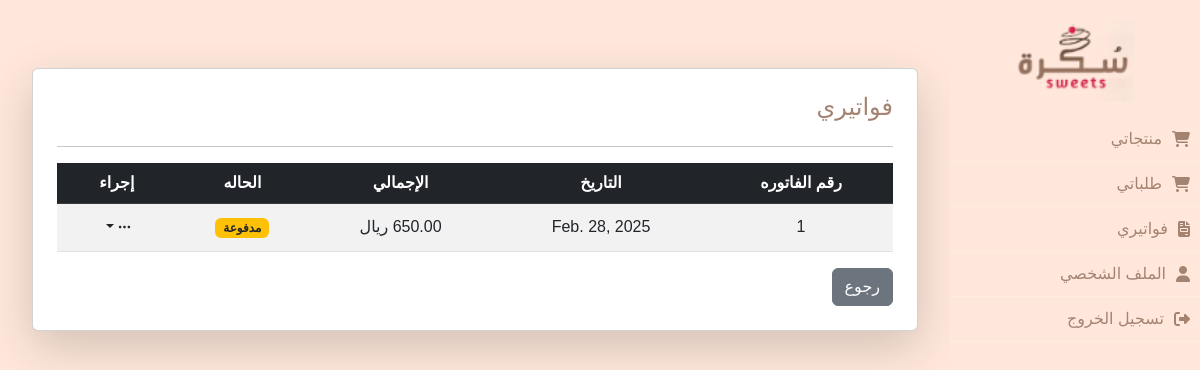
/invoices/invoice/invoice-list-supplier (signed in), run on an earlier commit of the app's database.
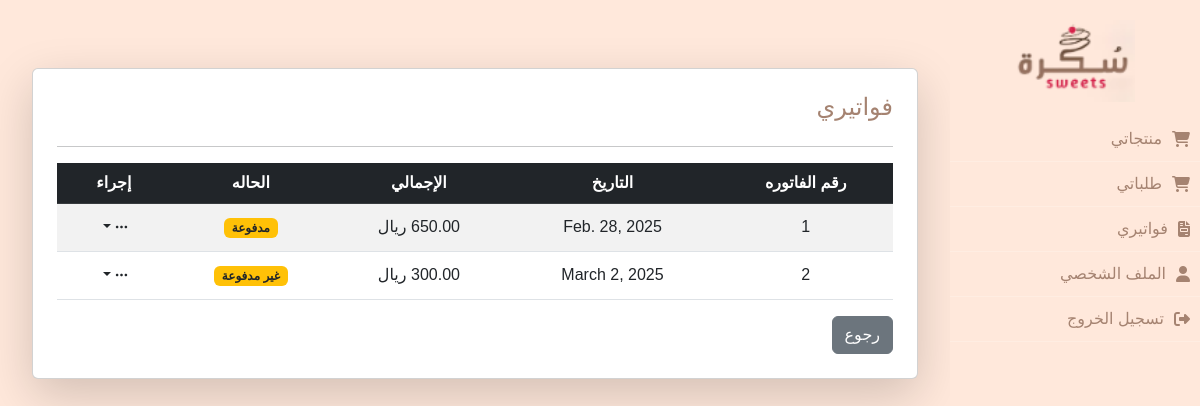
And on a later commit of the database.
### invoices/models.py (models this page shows, shortened)
class Invoice(models.Model):
    STATUS_CHOICES = [
        ('pending', 'غير مدفوعة'),
        ('partially_paid', 'مدفوعة جزئيًا'),
        ('paid', 'مدفوعة'),
        ('cancelled', 'ملغاة'),
    ]
    supplier         = models.ForeignKey(Supplier, on_delete=models.CASCADE ,related_name="invoices")  # المورد المرتبط بالفاتورة
    orders           = models.ManyToManyField(Order)  # ربط الفاتورة بالطلبات
    invoice_number   = models.CharField(max_length=50, unique=True)  # رقم الفاتورة
    invoice_date     = models.DateField(auto_now_add=True)  # تاريخ الفاتورة
    due_date         = models.DateField(null=True, blank=True)  # تاريخ الاستحقاق
    previous_balance = models.DecimalField(max_digits=10, decimal_places=2, default=0.00)  # الرصيد السابق
    current_balance  = models.DecimalField(max_digits=10, decimal_places=2, default=0.00)  # الرصيد الحالي
    paid_amount      = models.DecimalField(max_digits=10, decimal_places=2, default=0.00)  # المبلغ المدفوع
    remaining_amount = models.DecimalField(max_digits=10, decimal_places=2, default=0.00)  # المبلغ المتبقي
    total_amount     = models.DecimalField(max_digits=10, decimal_places=2, default=0.00)  # إجمالي الفاتورة
    status           = models.CharField(max_length=20, choices=STATUS_CHOICES, default='غير مدفوعة')
    notes            = models.TextField(blank=True, null=True)

### invoices/views.py (the view)
# urls.py: path('invoice/invoice-list-supplier',views.invoice_list_supplier,name='invoice-list-supplier'),
@login_required
def invoice_list_supplier(request):
    try:
        supplier = request.user.supplier  # جلب كائن المورد المرتبط بالمستخدم
        invoices = Invoice.objects.filter(supplier=supplier)
    except AttributeError:
        messages.error(request, "أنت لست موردًا!")
        return redirect('dashboard')  # إعادة توجيه غير الموردين
    context = {'invoices': invoices}
    return render(request, 'invoice/invoice_list_supplier.html', context)

### invoices/templates/invoice/invoice_list_supplier.html (shortened to what this page needs)
{% extends 'base.html' %}
{% block content %}
<div class="container-fluid mt-5">
    <div class="table-responsive card mt-4 p-4 shadow-lg">
        <div class="row">
            <h4 class="col-6">فواتيري</h4>
        </div>
        <hr>
        {% if invoices %}
        <table class="table table-striped text-center align-middle">
            <thead class="table-dark">
                <tr>
                    <th>رقم الفاتوره</th>
                    <th>التاريخ</th>
                    <th>الإجمالي</th>
                    <th>الحاله</th>
                    <th>إجراء</th>
                </tr>
            </thead>
            <tbody id="formset-container">
                {% for invoice in invoices %}
                <tr class="order-item-form">
                    <td>{{ forloop.counter }}</td>
                    <td>{{ invoice.invoice_date }}</td>
                    <td>{{ invoice.total_amount}} ريال</td>
                    <td><span class="badge bg-warning text-dark">{{ invoice.status }}</span></td>
                    <td>
                        <div class="btn-group">
                            <button type="button" class="btn btn-white btn-sm dropdown-toggle" data-bs-toggle="dropdown" aria-expanded="false">
                                <i class="bi bi-three-dots"></i>
                            </button>
                        </div>
                    </td>
                </tr>
                {% endfor %}
            </tbody>
        </table>
        <div>
            <a href="{% url 'dashboard' %}" class="btn btn-secondary">رجوع</a>
        </div>
        {% else %}
        <p class="text-muted">لا يوحد فواتير بعد.</p>
        {% endif %}
    </div>
</div>
{% endblock %}

What changed in the data, as far as the page shows it:
added Invoice: invoice_date "March 2, 2025", status "غير مدفوعة"
